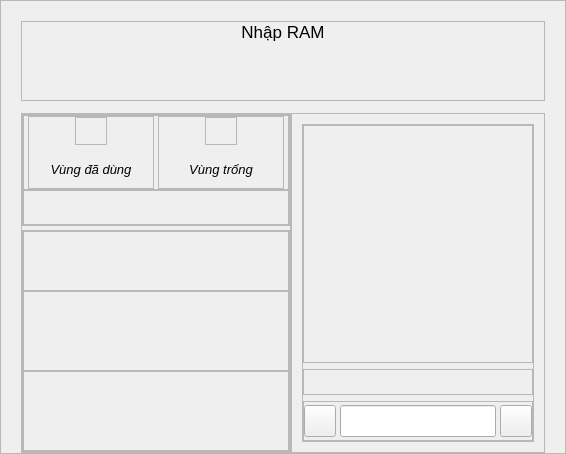
       <widget class="QFrame" name="inputRamContainer">
        <property name="frameShape">
         <enum>QFrame::StyledPanel</enum>
        </property>
        <property name="frameShadow">
         <enum>QFrame::Raised</enum>
        </property>
        <layout class="QVBoxLayout" name="verticalLayout_11">
         <property name="spacing">
          <number>12</number>
         </property>
         <property name="leftMargin">
          <number>20</number>
         </property>
         <property name="topMargin">
          <number>20</number>
         </property>
         <property name="rightMargin">
          <number>20</number>
         </property>
         <property name="bottomMargin">
          <number>0</number>
         </property>
         <item>
          <widget class="QFrame" name="frame_22">
           <property name="minimumSize">
            <size>
             <width>0</width>
             <height>80</height>
            </size>
           </property>
           <property name="maximumSize">
            <size>
             <width>16777215</width>
             <height>80</height>
            </size>
           </property>
           <property name="frameShape">
            <enum>QFrame::StyledPanel</enum>
           </property>
           <property name="frameShadow">
            <enum>QFrame::Raised</enum>
           </property>
           <layout class="QVBoxLayout" name="verticalLayout_17">
            <property name="spacing">
             <number>0</number>
            </property>
            <property name="leftMargin">
             <number>0</number>
            </property>
            <property name="topMargin">
             <number>0</number>
            </property>
            <property name="rightMargin">
             <number>0</number>
            </property>
            <property name="bottomMargin">
             <number>0</number>
            </property>
            <item alignment="Qt::AlignTop">
             <widget class="QLabel" name="label">
              <property name="font">
               <font>
                <pointsize>13</pointsize>
                <weight>62</weight>
                <bold>true</bold>
               </font>
              </property>
              <property name="text">
               <string>Nhập RAM</string>
              </property>
              <property name="alignment">
               <set>Qt::AlignCenter</set>
              </property>
             </widget>
            </item>
           </layout>
          </widget>
         </item>
         <item>
          <widget class="QWidget" name="widget" native="true">
           <property name="minimumSize">
            <size>
             <width>510</width>
             <height>0</height>
            </size>
           </property>
           <layout class="QHBoxLayout" name="horizontalLayout_9">
            <property name="spacing">
             <number>0</number>
            </property>
            <property name="leftMargin">
             <number>0</number>
            </property>
            <property name="topMargin">
             <number>0</number>
            </property>
            <property name="rightMargin">
             <number>0</number>
            </property>
            <property name="bottomMargin">
             <number>0</number>
            </property>
            <item>
             <widget class="QFrame" name="frame">
              <property name="minimumSize">
               <size>
                <width>270</width>
                <height>0</height>
               </size>
              </property>
              <property name="maximumSize">
               <size>
                <width>300</width>
                <height>16777215</height>
               </size>
              </property>
              <property name="frameShape">
               <enum>QFrame::StyledPanel</enum>
              </property>
              <property name="frameShadow">
               <enum>QFrame::Raised</enum>
              </property>
              <layout class="QVBoxLayout" name="verticalLayout_2">
               <property name="spacing">
                <number>4</number>
               </property>
               <property name="leftMargin">
                <number>0</number>
               </property>
               <property name="topMargin">
                <number>0</number>
               </property>
               <property name="rightMargin">
                <number>0</number>
               </property>
               <property name="bottomMargin">
                <number>0</number>
               </property>
               <item>
                <widget class="QFrame" name="frame_4">
                 <property name="maximumSize">
                  <size>
                   <width>16777215</width>
                   <height>160</height>
                  </size>
                 </property>
                 <property name="frameShape">
                  <enum>QFrame::StyledPanel</enum>
                 </property>
                 <property name="frameShadow">
                  <enum>QFrame::Raised</enum>
                 </property>
                 <layout class="QVBoxLayout" name="verticalLayout_4">
                  <property name="spacing">
                   <number>0</number>
                  </property>
                  <property name="leftMargin">
                   <number>0</number>
                  </property>
                  <property name="topMargin">
                   <number>0</number>
                  </property>
                  <property name="rightMargin">
                   <number>0</number>
                  </property>
                  <property name="bottomMargin">
                   <number>0</number>
                  </property>
                  <item>
                   <widget class="QFrame" name="frame_6">
                    <property name="minimumSize">
                     <size>
                      <width>0</width>
                      <height>75</height>
                     </size>
                    </property>
                    <property name="maximumSize">
                     <size>
                      <width>16777215</width>
                      <height>75</height>
                     </size>
                    </property>
                    <property name="frameShape">
                     <enum>QFrame::StyledPanel</enum>
                    </property>
                    <property name="frameShadow">
                     <enum>QFrame::Raised</enum>
                    </property>
                    <layout class="QHBoxLayout" name="horizontalLayout_4">
                     <property name="spacing">
                      <number>4</number>
                     </property>
                     <property name="leftMargin">
                      <number>4</number>
                     </property>
                     <property name="topMargin">
                      <number>0</number>
                     </property>
                     <property name="rightMargin">
                      <number>4</number>
                     </property>
                     <property name="bottomMargin">
                      <number>0</number>
                     </property>
                     <item>
                      <widget class="QFrame" name="frame_8">
                       <property name="frameShape">
                        <enum>QFrame::StyledPanel</enum>
                       </property>
                       <property name="frameShadow">
                        <enum>QFrame::Raised</enum>
                       </property>
                       <layout class="QVBoxLayout" name="verticalLayout_5">
                        <property name="leftMargin">
                         <number>0</number>
                        </property>
                        <property name="topMargin">
                         <number>0</number>
                        </property>
                        <property name="rightMargin">
                         <number>0</number>
                        </property>
                        <property name="bottomMargin">
                         <number>0</number>
                        </property>
                        <item alignment="Qt::AlignHCenter">
                         <widget class="QFrame" name="redFrame">
                          <property name="minimumSize">
                           <size>
                            <width>32</width>
                            <height>28</height>
                           </size>
                          </property>
                          <property name="maximumSize">
                           <size>
                            <width>32</width>
                            <height>28</height>
                           </size>
                          </property>
                          <property name="frameShape">
                           <enum>QFrame::StyledPanel</enum>
                          </property>
                          <property name="frameShadow">
                           <enum>QFrame::Raised</enum>
                          </property>
                         </widget>
                        </item>
                        <item>
                         <widget class="QLabel" name="label_2">
                          <property name="font">
                           <font>
                            <pointsize>10</pointsize>
                            <weight>62</weight>
                            <italic>true</italic>
                            <bold>true</bold>
                           </font>
                          </property>
                          <property name="text">
                           <string>Vùng đã dùng</string>
                          </property>
                          <property name="alignment">
                           <set>Qt::AlignCenter</set>
                          </property>
                         </widget>
                        </item>
                       </layout>
                      </widget>
                     </item>
                     <item>
                      <widget class="QFrame" name="frame_9">
                       <property name="frameShape">
                        <enum>QFrame::StyledPanel</enum>
                       </property>
                       <property name="frameShadow">
                        <enum>QFrame::Raised</enum>
                       </property>
                       <layout class="QVBoxLayout" name="verticalLayout_6">
                        <property name="leftMargin">
                         <number>0</number>
                        </property>
                        <property name="topMargin">
                         <number>0</number>
                        </property>
                        <property name="rightMargin">
                         <number>0</number>
                        </property>
                        <property name="bottomMargin">
                         <number>0</number>
                        </property>
                        <item alignment="Qt::AlignHCenter">
                         <widget class="QFrame" name="greenFrame">
                          <property name="minimumSize">
                           <size>
                            <width>32</width>
                            <height>28</height>
                           </size>
                          </property>
                          <property name="maximumSize">
                           <size>
                            <width>32</width>
                            <height>28</height>
                           </size>
                          </property>
                          <property name="frameShape">
                           <enum>QFrame::StyledPanel</enum>
                          </property>
                          <property name="frameShadow">
                           <enum>QFrame::Raised</enum>
                          </property>
                         </widget>
                        </item>
                        <item>
                         <widget class="QLabel" name="label_3">
                          <property name="font">
                           <font>
                            <pointsize>10</pointsize>
                            <weight>62</weight>
                            <italic>true</italic>
                            <bold>true</bold>
                           </font>
                          </property>
                          <property name="text">
                           <string>Vùng trống</string>
                          </property>
                          <property name="alignment">
                           <set>Qt::AlignCenter</set>
                          </property>
                         </widget>
                        </item>
                       </layout>
                      </widget>
                     </item>
                    </layout>
                   </widget>
                  </item>
                  <item alignment="Qt::AlignTop">
                   <widget class="QFrame" name="frame_7">
                    <property name="minimumSize">
                     <size>
                      <width>0</width>
                      <height>35</height>
                     </size>
                    </property>
                    <property name="maximumSize">
                     <size>
                      <width>16777215</width>
                      <height>35</height>
                     </size>
                    </property>
                    <property name="frameShape">
                     <enum>QFrame::StyledPanel</enum>
                    </property>
                    <property name="frameShadow">
                     <enum>QFrame::Raised</enum>
                    </property>
                    <layout class="QVBoxLayout" name="verticalLayout_7">
                     <property name="spacing">
                      <number>0</number>
                     </property>
                     <property name="leftMargin">
                      <number>0</number>
                     </property>
                     <property name="topMargin">
                      <number>0</number>
                     </property>
                     <property name="rightMargin">
                      <number>0</number>
                     </property>
                     <property name="bottomMargin">
                      <number>0</number>
                     </property>
                     <item>
                      <widget class="QLabel" name="label_4">
                       <property name="font">
                        <font>
                         <pointsize>10</pointsize>
                         <weight>62</weight>
                         <italic>true</italic>
                         <bold>true</bold>
                        </font>
                       </property>
                       <property name="text">
                        <string/>
                       </property>
                       <property name="alignment">
                        <set>Qt::AlignCenter</set>
                       </property>
                      </widget>
                     </item>
                    </layout>
                   </widget>
                  </item>
                 </layout>
                </widget>
               </item>
               <item alignment="Qt::AlignTop">
                <widget class="QFrame" name="frame_5">
                 <property name="frameShape">
                  <enum>QFrame::StyledPanel</enum>
                 </property>
                 <property name="frameShadow">
                  <enum>QFrame::Raised</enum>
                 </property>
                 <layout class="QVBoxLayout" name="verticalLayout_8">
                  <property name="spacing">
                   <number>0</number>
                  </property>
                  <property name="leftMargin">
                   <number>0</number>
                  </property>
                  <property name="topMargin">
                   <number>0</number>
                  </property>
                  <property name="rightMargin">
                   <number>0</number>
                  </property>
                  <property name="bottomMargin">
                   <number>0</number>
                  </property>
                  <item>
                   <widget class="QFrame" name="frame_10">
                    <property name="minimumSize">
                     <size>
                      <width>0</width>
                      <height>60</height>
                     </size>
                    </property>
                    <property name="maximumSize">
                     <size>
                      <width>16777215</width>
                      <height>100</height>
                     </size>
                    </property>
                    <property name="frameShape">
                     <enum>QFrame::StyledPanel</enum>
                    </property>
                    <property name="frameShadow">
                     <enum>QFrame::Raised</enum>
                    </property>
                    <layout class="QHBoxLayout" name="horizontalLayout_5">
                     <item>
                      <widget class="QLabel" name="label_6">
                       <property name="minimumSize">
                        <size>
                         <width>60</width>
                         <height>0</height>
                        </size>
                       </property>
                       <property name="maximumSize">
                        <size>
                         <width>60</width>
                         <height>16777215</height>
                        </size>
                       </property>
                       <property name="font">
                        <font>
                         <pointsize>10</pointsize>
                         <weight>62</weight>
                         <bold>true</bold>
                        </font>
                       </property>
                       <property name="text">
                        <string/>
                       </property>
                      </widget>
                     </item>
                    </layout>
                   </widget>
                  </item>
                  <item>
                   <widget class="QFrame" name="frame_11">
                    <property name="minimumSize">
                     <size>
                      <width>0</width>
                      <height>80</height>
                     </size>
                    </property>
                    <property name="maximumSize">
                     <size>
                      <width>16777215</width>
                      <height>100</height>
                     </size>
                    </property>
                    <property name="frameShape">
                     <enum>QFrame::StyledPanel</enum>
                    </property>
                    <property name="frameShadow">
                     <enum>QFrame::Raised</enum>
                    </property>
                    <layout class="QGridLayout" name="gridLayout">
                     <property name="leftMargin">
                      <number>0</number>
                     </property>
                     <property name="topMargin">
                      <number>0</number>
                     </property>
                     <property name="rightMargin">
                      <number>0</number>
                     </property>
                     <property name="bottomMargin">
                      <number>0</number>
                     </property>
                     <property name="spacing">
                      <number>2</number>
                     </property>
                     <item row="0" column="0">
                      <widget class="QLabel" name="label_8">
                       <property name="maximumSize">
                        <size>
                         <width>60</width>
                         <height>16777215</height>
                        </size>
                       </property>
                       <property name="font">
                        <font>
                         <pointsize>10</pointsize>
                         <weight>62</weight>
                         <bold>true</bold>
                        </font>
                       </property>
                       <property name="text">
                        <string/>
                       </property>
                      </widget>
                     </item>
                     <item row="1" column="0">
                      <widget class="QLabel" name="label_10">
                       <property name="font">
                        <font>
                         <pointsize>10</pointsize>
                         <weight>62</weight>
                         <bold>true</bold>
                        </font>
                       </property>
                       <property name="text">
                        <string/>
                       </property>
                      </widget>
                     </item>
                    </layout>
                   </widget>
                  </item>
                  <item>
                   <widget class="QFrame" name="frame_12">
                    <property name="minimumSize">
                     <size>
                      <width>0</width>
                      <height>80</height>
                     </size>
                    </property>
                    <property name="maximumSize">
                     <size>
                      <width>16777215</width>
                      <height>100</height>
                     </size>
                    </property>
                    <property name="frameShape">
                     <enum>QFrame::StyledPanel</enum>
                    </property>
                    <property name="frameShadow">
                     <enum>QFrame::Raised</enum>
                    </property>
                    <layout class="QGridLayout" name="gridLayout_2">
                     <property name="leftMargin">
                      <number>0</number>
                     </property>
                     <property name="topMargin">
                      <number>0</number>
                     </property>
                     <property name="rightMargin">
                      <number>0</number>
                     </property>
                     <property name="bottomMargin">
                      <number>0</number>
                     </property>
                     <property name="spacing">
                      <number>2</number>
                     </property>
                     <item row="0" column="0">
                      <widget class="QLabel" name="label_12">
                       <property name="maximumSize">
                        <size>
                         <width>60</width>
                         <height>16777215</height>
                        </size>
                       </property>
                       <property name="font">
                        <font>
                         <pointsize>10</pointsize>
                         <weight>62</weight>
                         <bold>true</bold>
                        </font>
                       </property>
                       <property name="text">
                        <string/>
                       </property>
                      </widget>
                     </item>
                    </layout>
                   </widget>
                  </item>
                 </layout>
                </widget>
               </item>
              </layout>
             </widget>
            </item>
            <item>
             <widget class="QFrame" name="frame_2">
              <property name="minimumSize">
               <size>
                <width>240</width>
                <height>0</height>
               </size>
              </property>
              <property name="frameShape">
               <enum>QFrame::StyledPanel</enum>
              </property>
              <property name="frameShadow">
               <enum>QFrame::Raised</enum>
              </property>
              <layout class="QVBoxLayout" name="verticalLayout_9">
               <property name="leftMargin">
                <number>10</number>
               </property>
               <property name="topMargin">
                <number>10</number>
               </property>
               <property name="rightMargin">
                <number>10</number>
               </property>
               <property name="bottomMargin">
                <number>10</number>
               </property>
               <item alignment="Qt::AlignHCenter">
                <widget class="QFrame" name="frame_13">
                 <property name="frameShape">
                  <enum>QFrame::StyledPanel</enum>
                 </property>
                 <property name="frameShadow">
                  <enum>QFrame::Raised</enum>
                 </property>
                 <layout class="QVBoxLayout" name="verticalLayout_10">
                  <property name="leftMargin">
                   <number>0</number>
                  </property>
                  <property name="topMargin">
                   <number>0</number>
                  </property>
                  <property name="rightMargin">
                   <number>0</number>
                  </property>
                  <property name="bottomMargin">
                   <number>0</number>
                  </property>
                  <item alignment="Qt::AlignHCenter">
                   <widget class="QScrollArea" name="scrollArea">
                    <property name="minimumSize">
                     <size>
                      <width>230</width>
                      <height>0</height>
                     </size>
                    </property>
                    <property name="frameShadow">
                     <enum>QFrame::Raised</enum>
                    </property>
                    <property name="horizontalScrollBarPolicy">
                     <enum>Qt::ScrollBarAlwaysOff</enum>
                    </property>
                    <property name="widgetResizable">
                     <bool>true</bool>
                    </property>
                    <property name="alignment">
                     <set>Qt::AlignHCenter|Qt::AlignTop</set>
                    </property>
                    <widget class="QWidget" name="ramInsert_sa">
                     <property name="geometry">
                      <rect>
                       <x>0</x>
                       <y>0</y>
                       <width>228</width>
                       <height>314</height>
                      </rect>
                     </property>
                     <layout class="QVBoxLayout" name="ramInsert_lo">
                      <property name="spacing">
                       <number>0</number>
                      </property>
                      <property name="leftMargin">
                       <number>0</number>
                      </property>
                      <property name="topMargin">
                       <number>0</number>
                      </property>
                      <property name="rightMargin">
                       <number>6</number>
                      </property>
                      <property name="bottomMargin">
                       <number>0</number>
                      </property>
                     </layout>
                    </widget>
                   </widget>
                  </item>
                  <item>
                   <widget class="QFrame" name="frame_19">
                    <property name="minimumSize">
                     <size>
                      <width>0</width>
                      <height>26</height>
                     </size>
                    </property>
                    <property name="maximumSize">
                     <size>
                      <width>16777215</width>
                      <height>30</height>
                     </size>
                    </property>
                    <property name="frameShape">
                     <enum>QFrame::StyledPanel</enum>
                    </property>
                    <property name="frameShadow">
                     <enum>QFrame::Raised</enum>
                    </property>
                    <layout class="QVBoxLayout" name="verticalLayout_15">
                     <property name="spacing">
                      <number>0</number>
                     </property>
                     <property name="leftMargin">
                      <number>0</number>
                     </property>
                     <property name="topMargin">
                      <number>0</number>
                     </property>
                     <property name="rightMargin">
                      <number>0</number>
                     </property>
                     <property name="bottomMargin">
                      <number>0</number>
                     </property>
                     <item>
                      <widget class="QLabel" name="errorMess_lb">
                       <property name="font">
                        <font>
                         <pointsize>10</pointsize>
                         <weight>62</weight>
                         <bold>true</bold>
                        </font>
                       </property>
                       <property name="text">
                        <string/>
                       </property>
                       <property name="alignment">
                        <set>Qt::AlignCenter</set>
                       </property>
                      </widget>
                     </item>
                    </layout>
                   </widget>
                  </item>
                  <item alignment="Qt::AlignHCenter">
                   <widget class="QFrame" name="frame_15">
                    <property name="minimumSize">
                     <size>
                      <width>230</width>
                      <height>40</height>
                     </size>
                    </property>
                    <property name="maximumSize">
                     <size>
                      <width>16777215</width>
                      <height>40</height>
                     </size>
                    </property>
                    <property name="frameShape">
                     <enum>QFrame::StyledPanel</enum>
                    </property>
                    <property name="frameShadow">
                     <enum>QFrame::Raised</enum>
                    </property>
                    <layout class="QHBoxLayout" name="horizontalLayout_6">
                     <property name="spacing">
                      <number>4</number>
                     </property>
                     <property name="leftMargin">
                      <number>0</number>
                     </property>
                     <property name="topMargin">
                      <number>0</number>
                     </property>
                     <property name="rightMargin">
                      <number>0</number>
                     </property>
                     <property name="bottomMargin">
                      <number>0</number>
                     </property>
                     <item>
                      <widget class="QPushButton" name="red_btn">
                       <property name="minimumSize">
                        <size>
                         <width>32</width>
                         <height>32</height>
                        </size>
                       </property>
                       <property name="maximumSize">
                        <size>
                         <width>32</width>
                         <height>32</height>
                        </size>
                       </property>
                       <property name="text">
                        <string/>
                       </property>
                       <property name="icon">
                        <iconset resource="resourse.qrc">
                         <normaloff>:/icons/icons/plus-positive-add-mathematical-symbol.png</normaloff>:/icons/icons/plus-positive-add-mathematical-symbol.png</iconset>
                       </property>
                       <property name="iconSize">
                        <size>
                         <width>16</width>
                         <height>16</height>
                        </size>
                       </property>
                      </widget>
                     </item>
                     <item>
                      <widget class="QLineEdit" name="ramInput_le">
                       <property name="minimumSize">
                        <size>
                         <width>60</width>
                         <height>32</height>
                        </size>
                       </property>
                       <property name="maximumSize">
                        <size>
                         <width>160</width>
                         <height>32</height>
                        </size>
                       </property>
                       <property name="font">
                        <font>
                         <pointsize>10</pointsize>
                         <weight>62</weight>
                         <bold>true</bold>
                        </font>
                       </property>
                       <property name="alignment">
                        <set>Qt::AlignCenter</set>
                       </property>
                      </widget>
                     </item>
                     <item>
                      <widget class="QPushButton" name="green_btn">
                       <property name="minimumSize">
                        <size>
                         <width>32</width>
                         <height>32</height>
                        </size>
                       </property>
                       <property name="maximumSize">
                        <size>
                         <width>32</width>
                         <height>32</height>
                        </size>
                       </property>
                       <property name="text">
                        <string/>
                       </property>
                       <property name="icon">
                        <iconset resource="resourse.qrc">
                         <normaloff>:/icons/icons/plus-positive-add-mathematical-symbol.png</normaloff>:/icons/icons/plus-positive-add-mathematical-symbol.png</iconset>
                       </property>
                      </widget>
                     </item>
                    </layout>
                   </widget>
                  </item>
                 </layout>
                </widget>
               </item>
              </layout>
             </widget>
            </item>
           </layout>
          </widget>
         </item>
        </layout>
       </widget>
